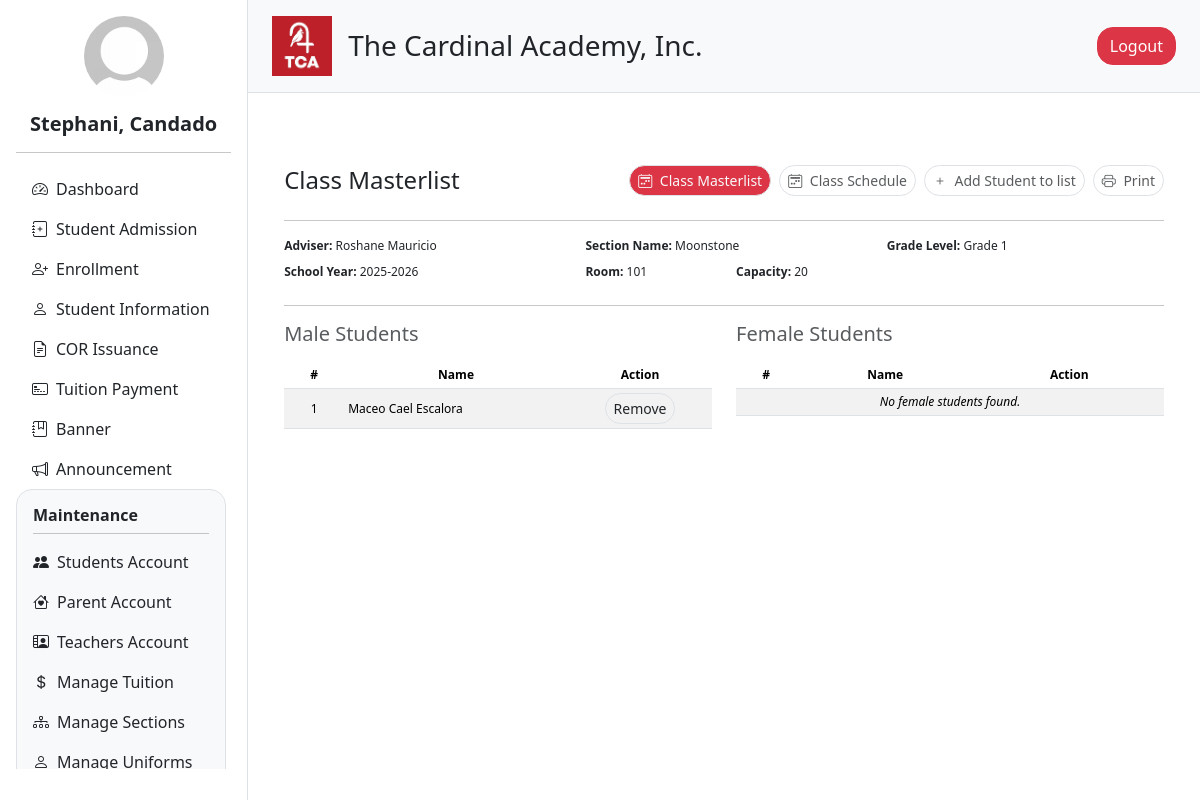
The page /admin/view_section.php?id=19 (signed in) on the database its author committed.
### tables this page shows
CREATE TABLE `sections` (
  `section_id` int(11) NOT NULL,
  `section_name` varchar(100) NOT NULL,
  `grade_level` varchar(20) NOT NULL,
  `teacher_id` int(11) NOT NULL,
  `room` varchar(50) DEFAULT NULL,
  `strand` varchar(1000) DEFAULT NULL,
  `capacity` int(11) NOT NULL,
  `enrolled` int(11) NOT NULL,
  `school_year` varchar(20) DEFAULT NULL,
  `created_at` timestamp NOT NULL DEFAULT current_timestamp()
);

CREATE TABLE `master_list` (
  `id` int(11) NOT NULL,
  `section_id` int(11) NOT NULL,
  `firstname` varchar(100) NOT NULL,
  `lastname` varchar(100) NOT NULL,
  `gender` enum('Male','Female') NOT NULL
);

### admin/view_section.php (the view, shortened to what this page needs)
<?php
include '../db_connection.php';
$section_id = isset($_GET['id']) ? (int) $_GET['id'] : 0;
$male_stmt = $conn->prepare("SELECT firstname, lastname FROM master_list WHERE section_id = ? AND gender = 'Male' ORDER BY lastname ASC");
$male_stmt->bind_param("i", $section_id);
$male_stmt->execute();
$male_result = $male_stmt->get_result();
$female_stmt = $conn->prepare("SELECT firstname, lastname FROM master_list WHERE section_id = ? AND gender = 'Female' ORDER BY lastname ASC");
$female_stmt->bind_param("i", $section_id);
$female_stmt->execute();
$female_result = $female_stmt->get_result();
$sectionId = (int) $_GET['id'];
$sql = "
    SELECT s.*,
           CONCAT(u.first_name, ' ', u.last_name) AS adviser
    FROM   sections s
    LEFT JOIN users u ON u.user_id = s.teacher_id
    WHERE  s.section_id = ?
";
$stmt = $conn->prepare($sql);
$stmt->bind_param('i', $sectionId);
$stmt->execute();
$section = $stmt->get_result()->fetch_assoc();
?>
<!DOCTYPE html>
<html lang="en">
<head>
  <?php include 'header.php'; ?>
</head>
<body>
<div class="d-flex flex-row ">
  <?php include 'navigation.php'; ?>
  <div class="content flex-grow-1">
    <?php include 'nav_top.php'; ?>
    <div class="container my-4">
  <div class="row g-4">
    <div class="col-12">
      <div class="rounded p-4 bg-white">
        <div class="mb-4 mt-4">
        <div class="row align-items-center mb-4">
            <div class="col-12 col-md-4 mb-2 mb-md-0">
                <h4 class="mb-0 d-print-none">Class Masterlist</h4>
            </div>
            <div class="col-12 col-md-8 d-flex flex-wrap gap-2 justify-content-md-end d-print-none">
                <a href="view_section.php?id=<?= $sectionId ?>&nav_drop=true" class="btn btn-sm btn-danger text-light border rounded rounded-4">
                  <i class="bi bi-calendar2-week me-1"></i> Class Masterlist
                </a>
                <a href="class_schedule.php?id=<?= $sectionId ?>&nav_drop=true" class="btn btn-sm border text-muted rounded rounded-4">
                  <i class="bi bi-calendar2-week me-1"></i> Class Schedule
                </a>
                <button data-bs-toggle="modal" data-bs-target="#addstudent" class="btn btn-sm border text-muted rounded rounded-4">
                <i class="bi bi-plus me-1"></i> Add Student to list
                </button>
                <button class="btn btn-sm border text-muted rounded rounded-4" onclick="window.print()">
                    <i class="bi bi-printer me-1"></i> Print
                </button>
            </div>
            </div>
        <hr>
        <div style="font-size:12px;">
  <div class="row">
    <div class="col-md-4 mb-2"><strong>Adviser:</strong> <?= htmlspecialchars($section['adviser'] ?? 'N/A') ?></div>
    <div class="col-md-4 mb-2"><strong>Section Name:</strong> <?= htmlspecialchars($section['section_name']) ?></div>
    <div class="col-md-4 mb-2"><strong>Grade Level:</strong> <?= htmlspecialchars($section['grade_level']) ?></div>
    <div class="col-md-4 mb-2"><strong>School Year:</strong> <?= htmlspecialchars($section['school_year']) ?></div>
    <div class="col-md-2 mb-2"><strong>Room:</strong> <?= htmlspecialchars($section['room'] ?: '—') ?></div>
    <div class="col-md-2 mb-2"><strong>Capacity:</strong> <?= htmlspecialchars($section['capacity']) ?></div>
  </div>
  <hr>
</div>
<div class="row text-muted" style="font-size:12px;">
  <div class="col-md-6 mb-4">
    <h5 class="mb-3">Male Students</h5>
    <table class="table table-sm table-striped align-middle">
      <thead class="text-center">
        <tr class="text-muted">
          <th style="width: 60px;">#</th>
          <th>Name</th>
          <th class="d-print-none">Action</th>
        </tr>
      </thead>
      <tbody>
        <?php
        $counter = 1;
        if ($male_result->num_rows > 0):
          while ($row = $male_result->fetch_assoc()):
        ?>
          <tr class="text-muted">
            <td class="text-center"><?= $counter++ ?></td>
            <td><?= htmlspecialchars($row['firstname'] . ' ' . $row['lastname']) ?></td>
            <td class="text-center">
              <div class="d-flex justify-content-center">
                <form method="POST" action="remove_student_from_list.php" class="d-inline">
                  <button type="submit" class="btn d-print-none btn-sm rounded border rounded-4">Remove</button>
                </form>
              </div>
            </td>
          </tr>
        <?php
          endwhile;
        else:
        ?>
          <tr class="text-muted">
            <td colspan="3" class="text-center fst-italic">No male students found.</td>
          </tr>
        <?php endif; ?>
      </tbody>
    </table>
  </div>
  <div class="col-md-6 mb-4">
    <h5 class="mb-3">Female Students</h5>
    <table class="table table-sm table-striped align-middle">
      <thead class="text-center">
        <tr class="text-muted">
          <th style="width: 60px;">#</th>
          <th>Name</th>
          <th class="d-print-none">Action</th>
        </tr>
      </thead>
      <tbody>
        <?php
        $counter = 1;
        if ($female_result->num_rows > 0):
          while ($row = $female_result->fetch_assoc()):
        ?>
          <tr class="text-muted">
            <td class="text-center"><?= $counter++ ?></td>
            <td><?= htmlspecialchars($row['firstname'] . ' ' . $row['lastname']) ?></td>
            <td class="text-center">
              <div class="d-flex justify-content-center">
                <form method="POST" action="remove_student_from_list.php" class="d-inline">
                  <input type="hidden" name="section_id" value="<?= $sectionId ?>">
                  <input type="hidden" name="firstname" value="<?= htmlspecialchars($row['firstname']) ?>">
                  <input type="hidden" name="lastname" value="<?= htmlspecialchars($row['lastname']) ?>">
                  <input type="hidden" name="gender" value="Female">
                  <button type="submit" class="btn d-print-none btn-sm rounded border rounded-4">Remove</button>
                </form>
              </div>
            </td>
          </tr>
        <?php
          endwhile;
        else:
        ?>
          <tr class="text-muted">
            <td colspan="3" class="text-center fst-italic">No female students found.</td>
          </tr>
        <?php endif; ?>
      </tbody>
    </table>
  </div>
</div>
  </div>
</div>
  </div>
</div>
</body>
</html>

### static/css/styles.css (style rules this page uses)
.content { width: 80%; }

### static/css/landing.css (style rules this page uses)
body { margin: 0; padding: 0; height: 100%; }

### rows shown on the page
sections: section_name "Moonstone", grade_level "Grade 1", school_year "2025-2026", room "101", capacity "20"
master_list: firstname+lastname "Maceo Cael Escalora"

### other values the page prints
$full_name "Stephani, Candado"
$section['adviser'] "Roshane Mauricio"
